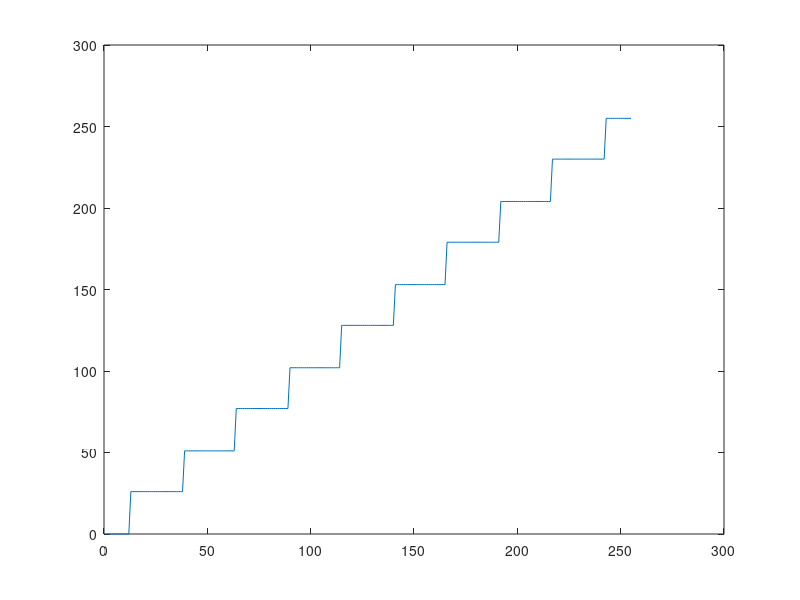

Source code (MATLAB):
scale = 10;
max = 255;

ratioin = (scale/max)
ratioout = 1/ratioin;

sample = 1:255;

gran = sample*ratioin;

granround = round(gran);

granfull = granround*ratioout;
granfullround = round(granfull);

figure
plot(granfullround)
